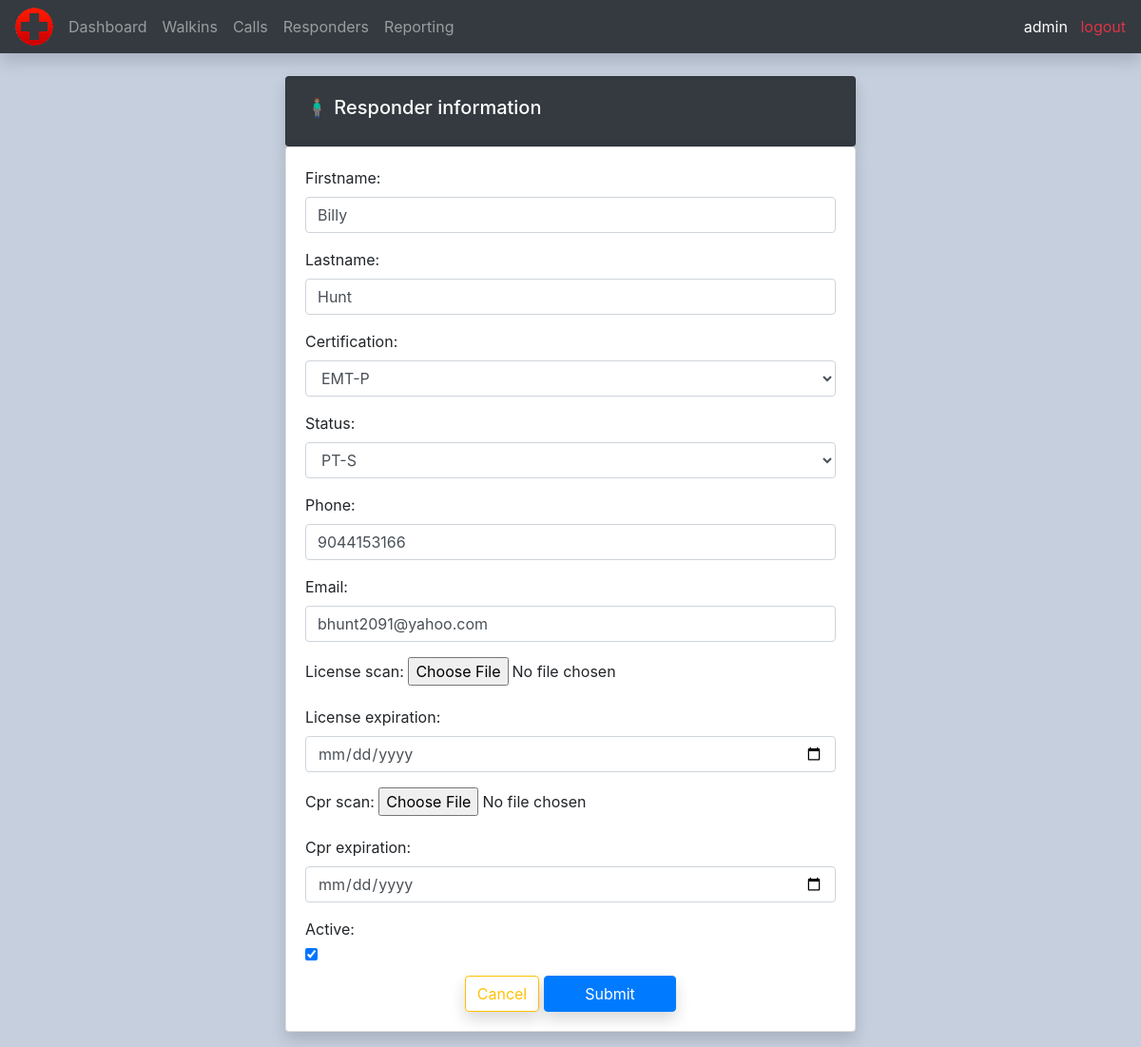
The page /update_responder/3/ (signed in) on the database as committed earlier.
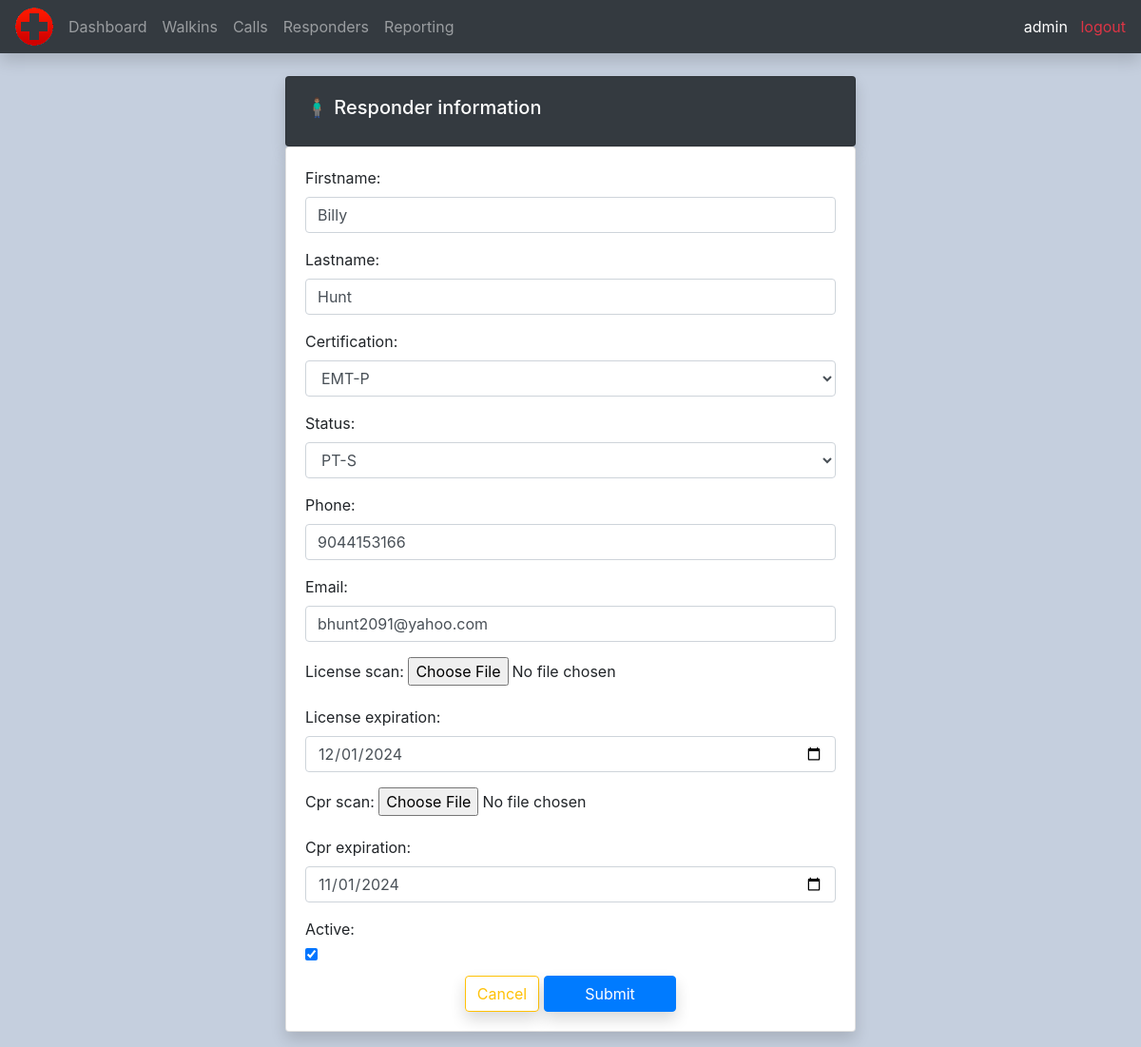
The same page on the database as committed later.
### calls/models.py (models this page shows, shortened)
class Responder(models.Model):
    CERTIFICATIONS = (
        ('EMT-B', 'EMT-B'),
        ('EMT-P', 'EMT-P'),
        ('LPN', 'LPN'),
        ('RN', 'RN')
    )
    STATUS = (
        ('PT', 'PT'),
        ('PT-S', 'PT-S'),
        ('FT-S', 'FT-S')
    )
    firstname = models.CharField(max_length=200, null=True)
    lastname = models.CharField(max_length=200, null=True)
    certification = models.CharField(max_length=200, null=True, choices=CERTIFICATIONS)
    status = models.CharField(max_length=200, null=True, choices=STATUS)
    phone = models.CharField(max_length=200, null=True)
    email = models.EmailField(null=True)
    license_scan = models.ImageField(null=True, blank=True)
    license_expiration = models.DateField(null=True, blank=True)
    cpr_scan = models.ImageField(null=True, blank=True)
    cpr_expiration = models.DateField(null=True, blank=True)
    active = models.BooleanField(default=True, null=True)

### calls/decorators.py (the view)
        def wrapper_func(request, *args, **kwargs):
            group = None
            if request.user.groups.exists():
                group = request.user.groups.all()[0].name
            if group in allowed_roles:
                return view_func(request, *args, **kwargs)
            else:
                return HttpResponse('You are not authorized to view this page')

### calls/views.py (called while the page is built)
@login_required(login_url='login')
@allowed_users(allowed_roles=['Admin', 'Supervisors'])
def updateResponder(request, pk):
    responder = Responder.objects.get(id=pk)
    form = ResponderForm(instance=responder)
    if request.method == 'POST':
        form = ResponderForm(request.POST, request.FILES, instance=responder)
        if form.is_valid():
            form.save()
            return redirect('/responders')
    context = {'form': form}
    return render(request, 'calls/responder_form.html', context)

### calls/templates/calls/responder_form.html (shortened to what this page needs)
{% extends 'calls/main.html' %}
{% load static %}
{% block content %}
<br>
<div class="row">
    <div class="col-md-12 mb-3">
        <div class="card card-body w-50 m-auto bg-dark text-white shadow">
            <h5>🧍🏽‍♂️ Responder information</h5>
        </div>
        <div class="card card-body w-50 m-auto shadow">
            <form action="" method="POST" enctype="multipart/form-data">
                {{ form.as_p }}
                <div class="text-center">
                    <a class="btn btn-outline-warning shadow" href="{% url 'all_responders' %}">Cancel</a>
                    <input class="btn btn-primary w-25 shadow" type="submit" name="Submit">
                </div>
            </form>
        </div>
    </div>
</div>
{% endblock %}

Rows that differ between the two databases and show on the page:
changed Responder "Billy": license_expiration (not shown) → "12/01/2024"; cpr_expiration (not shown) → "11/01/2024"
